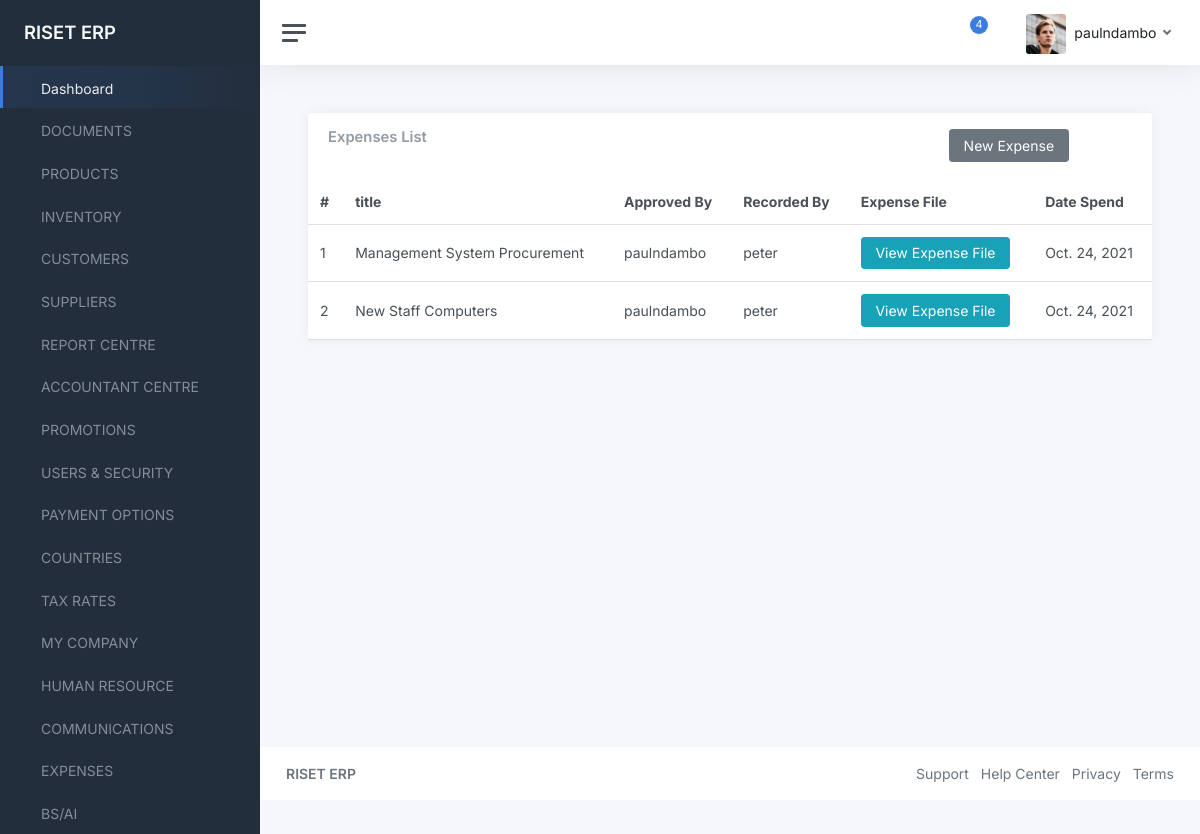
The page /expenses/ (signed in) on the database its author committed.
### accounts/models.py (models this page shows, shortened)
class User(AbstractBaseUser, PermissionsMixin):
    email = models.EmailField(_('email address'), unique=True)
    username = models.CharField(_('Username'), max_length=200,unique=True)
    first_name = models.CharField(_('first name'), max_length=30, blank=True)
    last_name = models.CharField(_('last name'), max_length=30, blank=True)
    date_joined = models.DateTimeField(_('date joined'), auto_now_add=True)
    is_active = models.BooleanField(_('active'), default=True)
    is_admin = models.BooleanField(_('is_admin'), default=False)
    objects = UserManager()
    USERNAME_FIELD = 'username'
    REQUIRED_FIELDS = ['email']
    class Meta:
        verbose_name = _('user')
        verbose_name_plural = _('users')

### data/models.py (models this page shows, shortened)
class Expense(models.Model):
    title = models.CharField(max_length=200)
    approved_by = models.ForeignKey(settings.AUTH_USER_MODEL, on_delete=models.CASCADE)
    recorded_by = models.ForeignKey(settings.AUTH_USER_MODEL, on_delete=models.CASCADE, related_name="recorders")
    expense_file = models.FileField(upload_to="expenses", blank=True, null=True)
    date_spend = models.DateField(default=timezone.now)
    def expense_pdf(self):
        if self.expense_file:
            return self.expense_file
        else:
            return "No File"

### data/views.py (the view)
# urls.py: path("expenses/", views.expenses, name="expenses"),
@login_required(login_url='/login')
def expenses(request):
    expenses = Expense.objects.all()
    context = {
        "expenses": expenses
    }
    return render(request, "data/expenses.html", context)

### data/templates/data/expenses.html
{% extends "component-base.html" %}
{% block content %}
<main class="content">
	<div class="container-fluid p-0">
		<div class="row">
			<div class="col-12 col-lg-12 col-xxl-12 d-flex">
				<div class="card flex-fill">
					<div class="card-header">
						<div class="row">
							<div class="col-9">
								<h5 class="card-title mb-0">Expenses List</h5>
							</div>
							<div class="col-3">
								<a href="{% url 'new-expense' %}" class="btn btn-secondary">New Expense</a>
							</div>
						</div>
					</div>
					<table class="table table-hover my-0">
						<thead>
							<tr>
                <th>#</th>
								<th>title</th>
								<th>Approved By</th>
                <th>Recorded By</th>
                <th>Expense File</th>
                <th>Date Spend</th>
							</tr>
						</thead>
						<tbody>
{% for expense in expenses %}
							<tr>
                <td>{{expense.id}}</td>
								<td>{{expense.title}}</td>
                <td>{{expense.approved_by}}</td>
                <td>{{expense.recorded_by}}</td>
                <td>
                  <a href="{{expense.expense_pdf.url}}" class="btn btn-info">View Expense File</a>
                </td>
                <td>{{expense.date_spend}}</td>
							</tr>
{% endfor %}
						</tbody>
					</table>
				</div>
			</div>
		</div>
	</div>
</main>
{% endblock content %}

### templates/component-base.html (shortened to what this page needs)
{% load static %}
<!DOCTYPE html>
<html lang="en">
<head>
	<link href="{% static 'admin/css/app.css' %}" rel="stylesheet">
</head>
<body>
	<div class="wrapper">
		<nav id="sidebar" class="sidebar js-sidebar">
			<div class="sidebar-content js-simplebar">
				<a class="sidebar-brand" href="{% url 'dashboard' %}">
          <span class="align-middle">RISET ERP</span>
        </a>
				<ul class="sidebar-nav">
					<li class="sidebar-item active">
						<a class="sidebar-link" href="{% url 'dashboard' %}">
               <span class="align-middle">Dashboard</span>
            </a>
					</li>
					<li class="sidebar-item">
						<a class="sidebar-link" href="{% url 'documents' %}">
               <span class="align-middle">DOCUMENTS</span>
            </a>
					</li>
					<li class="sidebar-item">
						<a class="sidebar-link" href="{% url 'products' %}">
               <span class="align-middle">PRODUCTS</span>
            </a>
					</li>
					<li class="sidebar-item">
						<a class="sidebar-link" href="#">
               <span class="align-middle">INVENTORY</span>
            </a>
					</li>
					<li class="sidebar-item">
						<a class="sidebar-link" href="{% url 'customers' %}">
               <span class="align-middle">CUSTOMERS</span>
            </a>
					</li>
					<li class="sidebar-item">
						<a class="sidebar-link" href="{% url 'suppliers' %}">
               <span class="align-middle">SUPPLIERS</span>
            </a>
					</li>
					<li class="sidebar-item">
						<a class="sidebar-link" href="{% url 'reports' %}">
               <span class="align-middle">REPORT CENTRE</span>
            </a>
					</li>
					<li class="sidebar-item">
						<a class="sidebar-link" href="{% url 'countries' %}">
               <span class="align-middle">ACCOUNTANT CENTRE</span>
            </a>
					</li>
					<li class="sidebar-item">
						<a class="sidebar-link" href="{% url 'promotions' %}">
               <span class="align-middle">PROMOTIONS</span>
            </a>
					</li>
					<li class="sidebar-item">
						<a class="sidebar-link" href="{% url 'users-list' %}">
               <span class="align-middle">USERS & SECURITY</span>
            </a>
					</li>
					<li class="sidebar-item">
						<a class="sidebar-link" href="{% url 'payment-options' %}">
               <span class="align-middle">PAYMENT OPTIONS</span>
            </a>
					</li>
					<li class="sidebar-item">
						<a class="sidebar-link" href="{% url 'countries' %}">
               <span class="align-middle">COUNTRIES</span>
            </a>
					</li>
					<li class="sidebar-item">
						<a class="sidebar-link" href="{% url 'countries' %}">
               <span class="align-middle">TAX RATES</span>
            </a>
					</li>
					<li class="sidebar-item">
						<a class="sidebar-link" href="{% url 'countries' %}">
               <span class="align-middle">MY COMPANY</span>
            </a>
					</li>
					<li class="sidebar-item">
						<a class="sidebar-link" href="{% url 'countries' %}">
               <span class="align-middle">HUMAN RESOURCE</span>
            </a>
					</li>
					<li class="sidebar-item">
						<a class="sidebar-link" href="{% url 'countries' %}">
               <span class="align-middle">COMMUNICATIONS</span>
            </a>
					</li>
					<li class="sidebar-item">
						<a class="sidebar-link" href="{% url 'expenses' %}">
               <span class="align-middle">EXPENSES</span>
            </a>
					</li>
					<li class="sidebar-item">
						<a class="sidebar-link" href="{% url 'countries' %}">
               <span class="align-middle">BS/AI</span>
            </a>
					</li>
				</ul>
			</div>
		</nav>
		<div class="main">
			<nav class="navbar navbar-expand navbar-light navbar-bg">
				<a class="sidebar-toggle js-sidebar-toggle">
          <i class="hamburger align-self-center"></i>
        </a>
				<div class="navbar-collapse collapse">
					<ul class="navbar-nav navbar-align">
						<li class="nav-item dropdown">
							<a class="nav-icon dropdown-toggle" href="#" id="alertsDropdown" data-bs-toggle="dropdown">
								<div class="position-relative">
									<span class="indicator">4</span>
								</div>
							</a>
						</li>
						<li class="nav-item dropdown">
							<a class="nav-icon dropdown-toggle" href="#" id="messagesDropdown" data-bs-toggle="dropdown">
							</a>
						</li>
						<li class="nav-item dropdown">
							<a class="nav-link dropdown-toggle d-none d-sm-inline-block" href="#" data-bs-toggle="dropdown">
                <img src="{% static 'admin/img/avatars/avatar.jpg' %}" class="avatar img-fluid rounded me-1" alt="Charles Hall" /> <span class="text-dark">{{request.user.username}}</span>
              </a>
						</li>
					</ul>
				</div>
			</nav>
{% block content %}
{% endblock content %}
			<footer class="footer">
				<div class="container-fluid">
					<div class="row text-muted">
						<div class="col-6 text-start">
							<p class="mb-0">
								<a class="text-muted" href="{% url 'home' %}" target="_blank"><strong>RISET ERP</strong></a>
							</p>
						</div>
						<div class="col-6 text-end">
							<ul class="list-inline">
								<li class="list-inline-item">
									<a class="text-muted" href="" target="_blank">Support</a>
								</li>
								<li class="list-inline-item">
									<a class="text-muted" href="" target="_blank">Help Center</a>
								</li>
								<li class="list-inline-item">
									<a class="text-muted" href="" target="_blank">Privacy</a>
								</li>
								<li class="list-inline-item">
									<a class="text-muted" href="" target="_blank">Terms</a>
								</li>
							</ul>
						</div>
					</div>
				</div>
			</footer>
		</div>
	</div>
</body>
</html>

### rows shown on the page
User: user.username "paulndambo"
Expense: id "1", title "Management System Procurement", approved_by "paulndambo", recorded_by "peter", date_spend "Oct. 24, 2021"
Expense: id "2", title "New Staff Computers", approved_by "paulndambo", recorded_by "peter", date_spend "Oct. 24, 2021"
